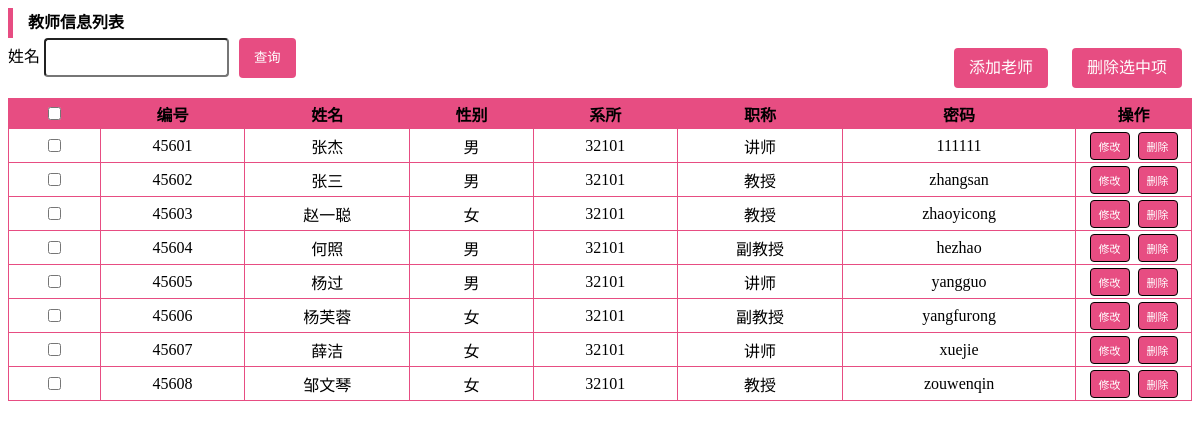
The page /teacherlist on the database as committed earlier.
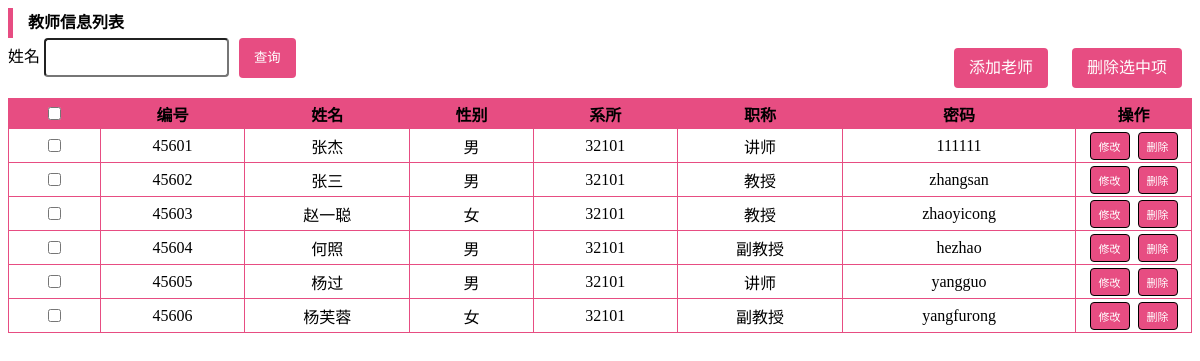
The same page on the database as committed later.
### tables this page shows
CREATE TABLE t_teacher_info(
teacher_num char(5) primary key,
teacher_name nvarchar(10),
sex nchar(1) check(sex in ('男', '女')),
dep_num char(5),
title nvarchar(3) check(title in ('助教','讲师','副教授','教授')),
pwd char(16) check(length(pwd) > 5 and length(pwd) < 17)
);

### web.py (the view)
@app.route('/teacherlist', methods=['POST', 'GET'])
def teacherlist():
    r = request.args.get('result', '')
    result,_ = GetSql2("select * from t_teacher_info")
    print(result)
    return render_template("man_teacher_cap.html", results=result, result=r)

### sql/sqlite3.py (called while the page is built)
def OpenDatabase():
    database = "./sql/database.db"
    conn = sqlite3.connect(database)
    return conn

def GetSql(conn, sql):
    cur = conn.cursor()
    cur.execute(sql)
    fields = []
    for field in cur.description:
        fields.append(field[0])
    result = cur.fetchall()
    cur.close()
    return result, fields

def CloseDb(conn):
    conn.close()

def GetSql2(sql):
    conn = OpenDatabase()
    result, fields = GetSql(conn, sql)
    CloseDb(conn)
    return result, fields

### templates/man_teacher_cap.html (shortened to what this page needs)
<!DOCTYPE html>
<html lang="en">
<head>
    <link rel="stylesheet" type="text/css" href="static/css/manager.css">
</head>
<body class="mybody">
    <div class="mydiv">
        <div style="font-family:'Times New Roman';line-height: 30px;overflow-y: hidden;clear: both;">
            <div style="font-family:'Times New Roman';float: left;width: 5px;height: 30px;background: RGBA(231, 77, 130, 1);"></div>
            <span style="font-family:'Times New Roman';float: left;margin-left: 15px;font-weight: bold;">教师信息列表</span>
        </div>
        <div class="head">
            <div style="font-family:'Times New Roman';float:left;">
                <form class="form-inline" action="{{url_for('cha2')}}" method="post">
                    <div class="form-group">
                        <label for="kehao">姓名</label>
                        <input type="text" name="teacher_name">
                    </div>
                    <button type="submit" class="button_cha rtbtn">查询</button>
                </form>
            </div>
            <div style="font-family:'Times New Roman';float:right;">
                <a class="button rtbtn" href="{{url_for('add_teacher')}}">添加老师</a>
                <a class="button rtbtn" href="javascript:void(0);" id="delselected">删除选中项</a>
            </div>
        </div>
        <form id="form" action="{{url_for('deldata2')}}" method="post">
            <table border="1" class="table">
                <tr class="tr">
                    <th class="myth"><input type="checkbox" id="firstcb"></th>
                    <th class="myth">编号</th>
                    <th class="myth">姓名</th>
                    <th class="myth">性别</th>
                    <th class="myth">系所</th>
                    <th class="myth">职称</th>
                    <th class="myth">密码</th>
                    <th style="font-family:'Times New Roman';width: 101px">操作</th>
                </tr>
                {% for r in results %}
                <tr>
                    <td class="mytd"><input type="checkbox" name="couid" value="{{r[0]}}"></td>
                    <td class="mytd">{{r[0]}}</td>
                    <td class="mytd">{{r[1]}}</td>
                    <td class="mytd">{{r[2]}}</td>
                    <td class="mytd">{{r[3]}}</td>
                    <td class="mytd">{{r[4]}}</td>
                    <td class="mytd">{{r[5]}}</td>
                    <td class="mytd"><a href="/add_teacher_cap2?teacher_num={{r[0]}}" class="buttons rtbtn2">修改</a>&nbsp;
                        <a class="buttons rtbtn2" href="/deldata2?teacher_num={{r[0]}}&table=t_teacher_info&database=database">删除</a></td>
                    </tr>
                    {% endfor %}
                </table>
            </form>
        </div>
</body>
</html>

Rows that differ between the two databases and show on the page:
removed t_teacher_info: teacher_num "45607", teacher_name "薛洁", sex "女", dep_num "32101", title "讲师", pwd "xuejie"
removed t_teacher_info: teacher_num "45608", teacher_name "邹文琴", sex "女", dep_num "32101", title "教授", pwd "zouwenqin"
